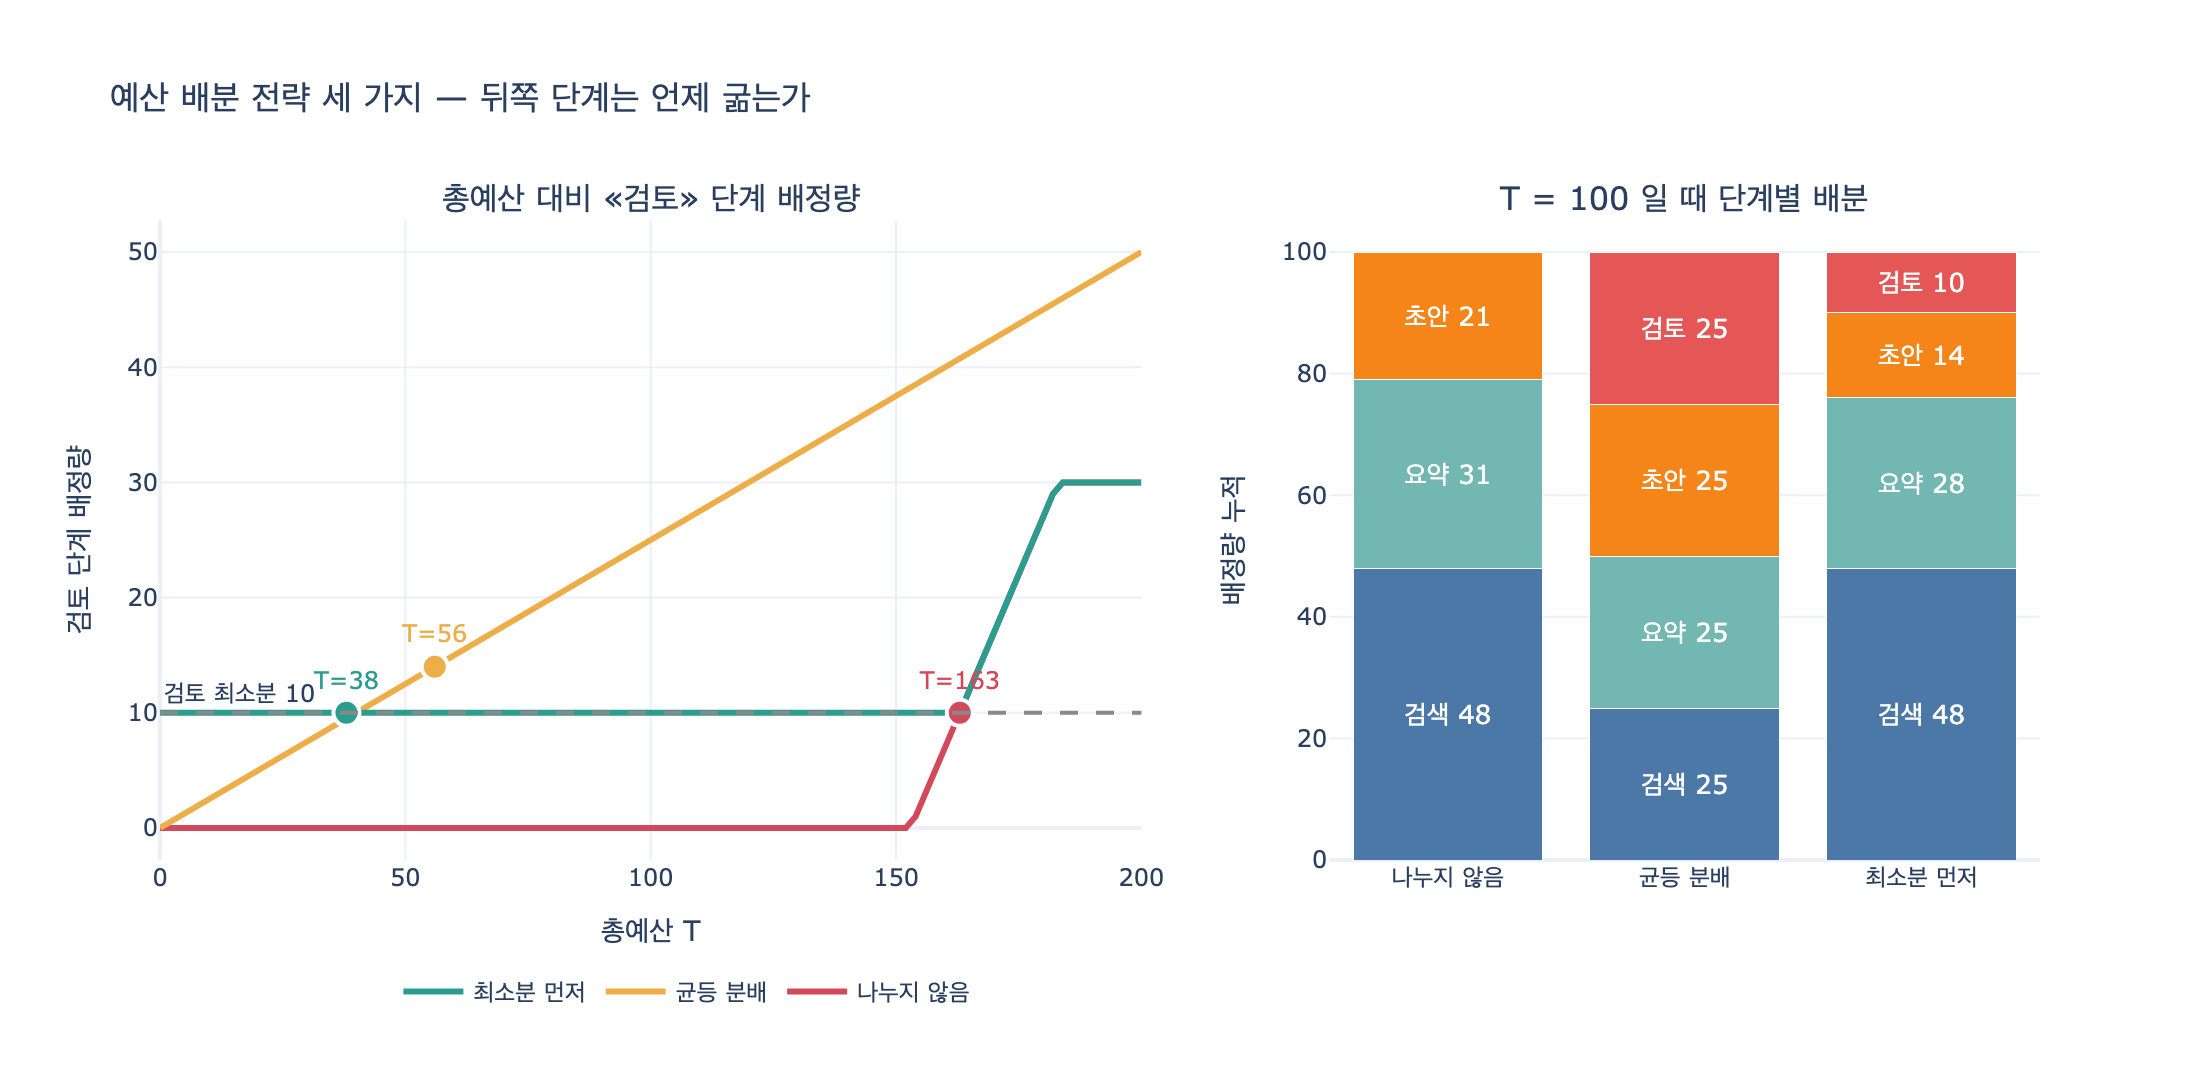

Write the Python code that produced this figure.
# %% [markdown]
# # ex3_budget_split.py — 세 가지 예산 배분 전략
#
# 20장 예제 3은 하나의 총예산을 여러 단계가 나눠 쓰는 상황에서
# **세 가지 배분 전략**을 비교한다.
#
# 1. **나누지 않음** — 먼저 오는 쪽이 다 쓴다 (`no_split`)
# 2. **균등 분배** — 총예산을 단계 수로 나눈다 (`even_split`)
# 3. **최소분 먼저 떼어 두기** — 최소 필요분을 예약하고 남는 걸 앞에서부터 쓴다 (`reserve_first`)
#
# 이 노트북에서는 세 전략을 그대로 구현하고, 총예산 $T$ 를 바꿔 가며
# **어느 지점에서 «검토» 단계가 굶는지**를 전략별로 대비한다.

# %%
# 필요 패키지: plotly, kaleido  (pip install plotly kaleido)
from plotly.subplots import make_subplots
import plotly.graph_objects as go


def _show(fig):
    try:
        from IPython import get_ipython
        if get_ipython() is not None:
            fig.show()
    except ImportError:
        pass


# %% [markdown]
# ## 1. 문제 설정
#
# 단계마다 두 개의 숫자가 있다.
#
# - $need_i$ — 그 단계가 **최소한** 있어야 일을 하는 양
# - $greedy_i$ — 여유가 있으면 **더 쓰고 싶은** 양
#
# 즉 단계 $i$ 의 «욕심껏 쓰고 싶은 양»은 $want_i = need_i + greedy_i$ 다.

# %%
TOTAL = 100.0

# (단계, 최소 필요 예산, 여유가 있으면 더 쓰는 양)
STAGES = [
    ("검색",  8,  40),
    ("요약",  6,  25),
    ("초안", 14,  60),
    ("검토", 10,  20),
]

NEED_SUM = sum(need for _, need, _ in STAGES)
WANT_SUM = sum(need + greedy for _, need, greedy in STAGES)

print(f"단계 수        {len(STAGES)}")
print(f"최소 필요분 합계 {NEED_SUM}")
print(f"욕심 합계       {WANT_SUM}")
print(f"전체 예산       {TOTAL:.0f}")
# 출력:
# 단계 수        4
# 최소 필요분 합계 38
# 욕심 합계       183
# 전체 예산       100

# %% [markdown]
# 욕심 합계 183 > 총예산 100 이다. 즉 **모두를 만족시킬 수는 없다.**
# 배분 전략이란 결국 «누구를 깎을 것인가»를 정하는 규칙이다.

# %% [markdown]
# ## 2. 전략 1 — 나누지 않음 (선착순)
#
# 앞 단계부터 원하는 만큼 다 준다. 남은 게 없으면 뒤는 0을 받는다.
#
# $$got_i = \min\left(want_i,\; T - \sum_{j<i} got_j\right)$$

# %%
def no_split(total):
    """먼저 오는 단계가 여유분을 다 쓴다."""
    left = total
    out = []
    for name, need, greedy in STAGES:
        want = need + greedy
        got = min(want, left)
        left -= got
        out.append((name, got, got >= need))
    return out


for row in no_split(TOTAL):
    print(row)
# 출력:
# ('검색', 48, True)
# ('요약', 31, True)
# ('초안', 21.0, True)
# ('검토', 0.0, False)

# %% [markdown]
# ## 3. 전략 2 — 균등 분배
#
# 단계가 $n$ 개면 각자 $T/n$ 씩. 단계별 사정을 전혀 안 본다.
#
# $$got_i = \frac{T}{n}$$

# %%
def even_split(total):
    share = total / len(STAGES)
    return [(n, share, share >= need) for n, need, _ in STAGES]


for row in even_split(TOTAL):
    print(row)
# 출력:
# ('검색', 25.0, True)
# ('요약', 25.0, True)
# ('초안', 25.0, True)
# ('검토', 25.0, True)

# %% [markdown]
# ## 4. 전략 3 — 최소분 먼저 떼어 두기
#
# 먼저 $\sum_i need_i$ 를 통째로 예약하고, 남은 여유분
# $spare = T - \sum_i need_i$ 를 앞 단계부터 욕심껏 나눠 준다.
#
# $$got_i = need_i + \min\left(greedy_i,\; spare - \sum_{j<i} extra_j\right)$$

# %%
def reserve_first(total):
    """최소 필요분을 먼저 떼어 두고 나머지를 앞에서부터 쓴다."""
    reserved = sum(need for _, need, _ in STAGES)
    spare = total - reserved
    out = []
    for name, need, greedy in STAGES:
        extra = min(greedy, spare)
        spare -= extra
        out.append((name, need + extra, True))
    return out


for row in reserve_first(TOTAL):
    print(row)
# 출력:
# ('검색', 48, True)
# ('요약', 28.0, True)
# ('초안', 14.0, True)
# ('검토', 10.0, True)

# %% [markdown]
# ## 5. 원문 실행 결과 재현 (T = 100)
#
# 원문 `main()` 이 찍는 표와 같은 내용이다.

# %%
STRATEGIES = [
    ("나누지 않음", no_split),
    ("균등 분배", even_split),
    ("최소분 먼저", reserve_first),
]


def starved_count(rows):
    """플래그가 아니라 «실제로» 최소분을 못 받은 단계를 센다."""
    needs = {n: need for n, need, _ in STAGES}
    return sum(1 for name, got, _ in rows if got < needs[name])


print(f"{'단계':<6} {'나누지 않음':>12} {'균등 분배':>10} {'최소분 먼저':>12}")
print("-" * 44)
table = {label: fn(TOTAL) for label, fn in STRATEGIES}
for i, (name, need, _) in enumerate(STAGES):
    vals = " ".join(f"{table[label][i][1]:>11.1f}" for label, _ in STRATEGIES)
    print(f"{name:<6} {vals}")
print("-" * 44)
for label, _ in STRATEGIES:
    print(f"{label:<12} 굶은 단계 {starved_count(table[label])}개")
# 출력:
# 단계        나누지 않음      균등 분배      최소분 먼저
# --------------------------------------------
# 검색           48.0        25.0        48.0
# 요약           31.0        25.0        28.0
# 초안           21.0        25.0        14.0
# 검토            0.0        25.0        10.0
# --------------------------------------------
# 나누지 않음       굶은 단계 1개
# 균등 분배        굶은 단계 0개
# 최소분 먼저       굶은 단계 0개

# %% [markdown]
# 총예산 100 에서 **«나누지 않음»만 검토 단계가 0을 받는다.**
# 검색(48)과 요약(31)이 여유분을 다 써 버려서 초안은 21밖에 못 받고,
# 검토 차례에는 남은 게 없다.
#
# 하필 검토가 **품질을 지키는 단계**다.
# 제일 중요한 단계가 제일 마지막에 있어서 제일 먼저 굶는 구조다.

# %% [markdown]
# ## 6. 총예산을 바꿔 가며 — 검토 단계는 언제부터 살아나나
#
# 각 전략에서 검토 단계가 최소분 10을 받으려면 총예산이 얼마여야 하는지
# 손으로도 풀 수 있다.
#
# | 전략 | 검토가 받는 양 | $got_{검토} \ge 10$ 조건 |
# |---|---|---|
# | 나누지 않음 | $\max(0,\ T - 153)$ | $T \ge 163$ |
# | 균등 분배 | $T/4$ | $T \ge 40$ |
# | 최소분 먼저 | $10$ (단, $T \ge 38$) | $T \ge 38$ |
#
# ($153 = 48 + 31 + 74$, 앞 세 단계의 $want$ 합계)
#
# 모든 단계가 굶지 않는 임계 예산은 또 다르다.
# 균등 분배는 제일 큰 최소분(초안 14)에 4를 곱한 **56** 이 필요하다.

# %%
def first_ok_budget(fn, hi=400):
    """모든 단계가 최소분을 받는 최소 총예산(정수 스캔)."""
    for t in range(0, hi + 1):
        if starved_count(fn(float(t))) == 0:
            return t
    return None


for label, fn in STRATEGIES:
    print(f"{label:<12} 모든 단계가 사는 최소 총예산 = {first_ok_budget(fn)}")
# 출력:
# 나누지 않음       모든 단계가 사는 최소 총예산 = 163
# 균등 분배        모든 단계가 사는 최소 총예산 = 56
# 최소분 먼저       모든 단계가 사는 최소 총예산 = 38

# %% [markdown]
# `reserve_first` 의 임계값 38 은 정확히 $\sum_i need_i$ 다.
# **이론적 하한과 같다.** 이보다 적은 예산으로는 어떤 전략도 모두를 살릴 수 없다.
#
# > 주의 — 원문 `reserve_first` 는 «충분한가» 플래그를 항상 `True` 로 돌려준다.
# > $T < 38$ 이면 `spare` 가 음수라 실제 배정은 최소분보다 적은데도 «예»라고 말한다.
# > 위 `starved_count()` 는 플래그 대신 배정량을 직접 비교해서 이걸 잡는다.

# %%
budgets = list(range(0, 201, 2))
review_need = dict((n, need) for n, need, _ in STAGES)["검토"]

curves = {}
starve_curves = {}
for label, fn in STRATEGIES:
    curves[label] = [fn(float(t))[3][1] for t in budgets]      # 검토 배정량
    starve_curves[label] = [starved_count(fn(float(t))) for t in budgets]

for label, _ in STRATEGIES:
    ys = curves[label]
    print(f"{label:<12} T=100 → 검토 {ys[budgets.index(100)]:>5.1f} | "
          f"T=200 → 검토 {ys[-1]:>5.1f}")
# 출력:
# 나누지 않음       T=100 → 검토   0.0 | T=200 → 검토  30.0
# 균등 분배        T=100 → 검토  25.0 | T=200 → 검토  50.0
# 최소분 먼저       T=100 → 검토  10.0 | T=200 → 검토  30.0

# %% [markdown]
# ## 7. 그림
#
# - 왼쪽: 총예산에 따라 **검토 단계가 받는 양**. 점선(=10)이 최소 필요분.
#   선이 점선 아래면 그 예산에서 검토는 굶는다.
# - 오른쪽: $T=100$ 일 때 전략별 배분을 쌓은 막대.

# %%
COLORS = {"나누지 않음": "#d1495b", "균등 분배": "#edae49", "최소분 먼저": "#2a9d8f"}
STAGE_COLORS = ["#4c78a8", "#72b7b2", "#f58518", "#e45756"]

fig = make_subplots(
    rows=1, cols=2,
    column_widths=[0.58, 0.42],
    subplot_titles=("총예산 대비 «검토» 단계 배정량", "T = 100 일 때 단계별 배분"),
)

for label, _ in STRATEGIES:
    fig.add_trace(
        go.Scatter(x=budgets, y=curves[label], mode="lines", name=label,
                   line=dict(color=COLORS[label], width=3),
                   hovertemplate="총예산 %{x}<br>검토 %{y:.1f}<extra>" + label + "</extra>"),
        row=1, col=1,
    )

fig.add_hline(y=review_need, line_dash="dash", line_color="#888",
              annotation_text="검토 최소분 10", annotation_position="top left",
              row=1, col=1)

# 모든 단계가 사는 임계 예산을 점으로 찍는다
for label, fn in STRATEGIES:
    t = first_ok_budget(fn)
    fig.add_trace(
        go.Scatter(x=[t], y=[fn(float(t))[3][1]], mode="markers+text",
                   marker=dict(color=COLORS[label], size=13, symbol="circle",
                               line=dict(color="white", width=2)),
                   text=[f"T={t}"], textposition="top center",
                   textfont=dict(color=COLORS[label], size=12),
                   showlegend=False, hoverinfo="skip"),
        row=1, col=1,
    )

for i, (name, _, _) in enumerate(STAGES):
    fig.add_trace(
        go.Bar(x=[label for label, _ in STRATEGIES],
               y=[table[label][i][1] for label, _ in STRATEGIES],
               name=name, marker_color=STAGE_COLORS[i], showlegend=False,
               text=[f"{name} {table[label][i][1]:.0f}" for label, _ in STRATEGIES],
               textposition="inside", insidetextanchor="middle",
               textfont=dict(color="white", size=13)),
        row=1, col=2,
    )

fig.update_layout(
    barmode="stack",
    title="예산 배분 전략 세 가지 — 뒤쪽 단계는 언제 굶는가",
    template="plotly_white",
    height=540, width=1100,
    margin=dict(t=110, b=110),
    legend=dict(orientation="h", yanchor="top", y=-0.16,
                xanchor="center", x=0.28, title_text=""),
)
fig.update_xaxes(title_text="총예산 T", row=1, col=1)
fig.update_yaxes(title_text="검토 단계 배정량", row=1, col=1)
fig.update_yaxes(title_text="배정량 누적", row=1, col=2)

_show(fig)

import os
_png = os.path.join(os.path.dirname(os.path.abspath(__file__)), "expy.png")
fig.write_image(_png, scale=2)
print("saved:", _png)
# 출력:
# saved: .../expy.png

# %% [markdown]
# ## 8. 정리
#
# | 전략 | T=100 검토 배정 | 모두 사는 최소 T | 성격 |
# |---|---|---|---|
# | 나누지 않음 | **0.0** | 163 | 선착순. 뒤가 굶는다 |
# | 균등 분배 | 25.0 | 56 | 안전하지만 낭비 (요약은 6이면 되는데 25) |
# | 최소분 먼저 | 10.0 | **38** | 하한과 같다. 대개 답 |
#
# - «나누지 않음»은 총예산이 **욕심 합계에 가까워질 때까지** 뒤쪽을 굶긴다.
#   여기서는 163 이 필요한데, 실제 총예산은 100 이다.
# - «균등 분배»는 굶기지는 않지만 단계별 사정을 무시한다.
#   요약은 6이면 되는데 25를 받고, 그만큼이 다른 데 못 간다.
# - «최소분 먼저»는 하한 38 에서 이미 모두를 살린다.
#   단, **«최소가 얼마인지»를 알아야** 쓸 수 있다.
#   그건 실측해야 하고, 실측하려면 단계별 토큰을 따로 세고 있어야 한다.
#   그 계측을 안 해 두면 이 전략을 못 쓴다.
